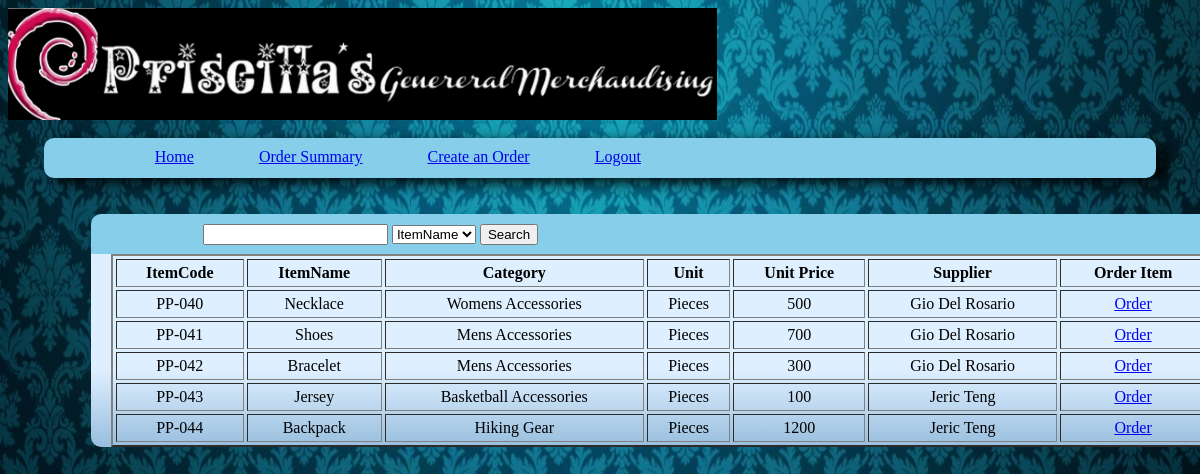
Page /order_create.php (signed in) on the committed database.
### tables this page shows
CREATE TABLE IF NOT EXISTS `items` (
  `itemcode` int(11) NOT NULL AUTO_INCREMENT,
  `itemname` varchar(50) NOT NULL,
  `desc` text NOT NULL,
  `unit` varchar(50) NOT NULL,
  `category` varchar(75) NOT NULL,
  `unitprice` float NOT NULL,
  `sellingprice` float NOT NULL,
  `quantity` int(11) NOT NULL,
  `supplier` varchar(150) NOT NULL,
  `damaged` varchar(30) NOT NULL,
  `numberofdamaged` int(11) NOT NULL,
  `date_recieved` date NOT NULL,
  PRIMARY KEY (`itemcode`)
);

### order_create.php (the view, shortened to what this page needs)
<html>
<head>
	<link rel="stylesheet" href="style-admin.css" />
</head>
<body>
	<img src="images/header.jpg"/><br/><Br/>
		<div class="header">
			<div class="tab1">
				<div class="tab2"><a href="clientportal.php">Home</a></div>
				<div class="tab2"><a href="order_summary.php">Order Summary</a></div>
				<div class="tab2"><a href="order_create.php">Create an Order</a></div>
				<div class="tab2"><a href="logout.php">Logout</a></div>
			</div>
		</div>
		<div id="container">
			<div id="upper-tab">
				<div id="crud-item">
					<form action="order_create.php" method="POST">
						<div class="tab-cont">
							<input type="text" name="search"/>
							<select name="category">
								<option>ItemName</option>
							</select>
							<input type="submit" value="Search"/>
						</div>
					</form>
					<?php
					$query = mysql_query("Select * FROM items");
					$page = (isset($_GET['page'])) ? (int)$_GET['page'] : 1;
					$start = ($page - 1) * 10;
					?>
				</div>
			</div>
			<div id="item-names">
				<table BORDER="2"    WIDTH="100%"   CELLPADDING="4" CELLSPACING="3">
				<TR>
					<TH>ItemCode</TH>
					<TH>ItemName</TH>
					<TH>Category</TH>
					<TH>Unit</TH>
					<TH>Unit Price</TH>
					<TH>Supplier</TH>
					<TH>Order Item</TH>
				</TR>
				<?php
					if($_SERVER['REQUEST_METHOD'] == "POST"){
						$search = mysql_real_escape_string($_POST['search']);
						$category = mysql_real_escape_string($_POST['category']);
						if($category == "ItemName"){
							$category = "itemname";
						}
						else if($category == "Unit")
						{
							$category = "unit";
						}
						else if($category == "Unit Price")
						{
							$category = "unitprice";
						}
						else
						{
							$category = "supplier";
						}
						$query = mysql_query("Select * from `items`  WHERE $category LIKE '%$search%' LIMIT $start, 10");
					}
					else
					{
						$query = mysql_query("Select * from `items` LIMIT $start, 10");
					}
						while($row = mysql_fetch_assoc($query)){
							Print "<TR>";
								$len = strlen($row['itemcode']);
							if($len == 1){
								Print '<TD Align = "Center">PP-00'.$row['itemcode'].'</TD>';
							}
							else if($len == 2){
								Print '<TD Align = "Center">PP-0'.$row['itemcode'].'</TD>';
							}
							else{
								Print '<TD Align = "Center">PP-'.$row['itemcode'].'</TD>';
							}
								Print '<TD Align = "Center">'.$row['itemname'].'</TD>';
								Print '<TD Align = "Center">'.$row['category'].'</TD>';
								Print '<TD Align = "Center">'.$row['unit'].'</TD>';
								Print '<TD Align = "Center">'.$row['unitprice'].'</TD>';
								Print '<TD Align = "Center">'.$row['supplier'].'</TD>';
								Print '<TD Align = "Center"><A href="add_order.php?token=slakdjckwkejrc43985utcm40e91u230rc2ru0x3fjr09gu4thg3ujtgjfud838wjdklvglhpy09e36wgsbxnxzvfa3143thbnguyiyhf7eg&itemname='.$row['itemname'].'&supplier='.$row['supplier'].'&id='.$row['itemcode'].'">Order</a></TD>';
							Print "</TR>";
						}
				?>
				</table>
			</div>
		</div>
</body>
</html>

### style-admin.css (style rules this page uses)
body { background-image: url('images/background.jpg'); background-color: white; background-repeat: no-repeat; background-size: 100% 100%; }
.header { background-color: skyblue; border-radius: 10px 10px 10px 10px; box-shadow: 10px 5px 15px; height: 40px; margin-left: 3%; margin-right: 3%; }
.tab1 { float: left; margin-left: 10%; margin-top: 10px; display: block; }
.tab2 { float: left; margin-right: 65px; font-family: Verdana Rounded MT Bold; }
#container { background: rgb(222,239,255); background: -moz-linear-gradient(top, rgba(222,239,255,1) 67%, rgba(152,190,222,1) 100%); background: -webkit-gradient(linear, left top, left bottom, color-stop(67%,rgba(222,239,255,1)), color-stop(100%,rgba(152,190,222,1))); background: -webkit-linear-gradient(top, rgba(222,239,255,1) 67%,rgba(152,190,222,1) 100%); background: -o-linear-gradient(top, rgba(222,239,255,1) 67%,rgba(152,190,222,1) 100%); background: -ms-linear-gradient(top, rgba(222,239,255,1) 67%,rgba(152,190,222,1) 100%); background: linear-gradient(to bottom, rgba(222,239,255,1) 67%,rgba(152,190,222,1) 100%); filter: progid:DXImageTransform.Microsoft.gradient( startColorstr='#deefff', endColorstr='#98bede',GradientType=0 ); height: auto; width: 1120px; margin-top: 3%; margin-left: 7%; margin-right: 5%; border-radius: 15px 15px 10px 10px; float: left; font-family: Tahoma; }
#item-names { margin-left: 20px; }
#upper-tab { background-color: skyblue; height: 40px; width: 1120px; border-radius: 10px 10px 0 0; }
#crud-item { float: left; margin-left: 10%; margin-top: 10px; display: block; }
.tab-cont { float: left; margin-right: 65px; font-family: Verdana Rounded MT Bold; }

### rows in the picture
items: itemcode "40", itemname "Necklace", category "Womens Accessories", unit "Pieces", unitprice "500", supplier "Gio Del Rosario"
items: itemcode "41", itemname "Shoes", category "Mens Accessories", unit "Pieces", unitprice "700", supplier "Gio Del Rosario"
items: itemcode "42", itemname "Bracelet", category "Mens Accessories", unit "Pieces", unitprice "300", supplier "Gio Del Rosario"
items: itemcode "43", itemname "Jersey", category "Basketball Accessories", unit "Pieces", unitprice "100", supplier "Jeric Teng"
items: itemcode "44", itemname "Backpack", category "Hiking Gear", unit "Pieces", unitprice "1200", supplier "Jeric Teng"
